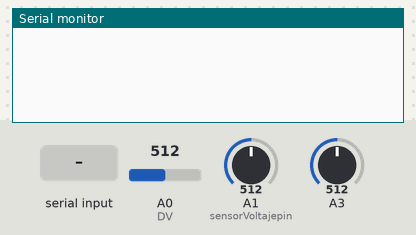
Simulated run of this sketch. Board: Arduino Uno, built with avr-gcc and run on an emulated ATmega328P. On the bench: the last lines printed to the serial monitor. The test bench sets the inputs (shaded band); at power-on: A0 (DV) = 512, A1 (sensorVoltajepin) = 512, A3 = 512.

Above: at 1.2 s.
1.3 s: "A" received over Serial
At 1.8 s:
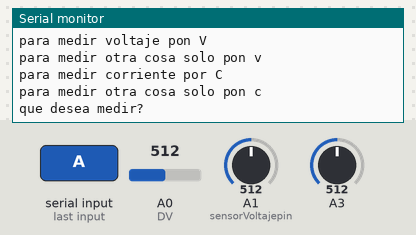
2.8 s: "V" received over Serial
At 3.6 s:
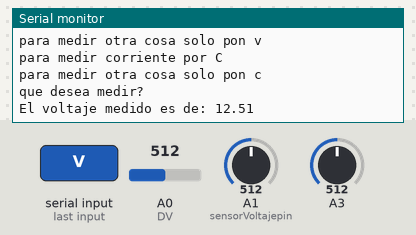
5.3 s: "R" received over Serial
At 7.3 s:
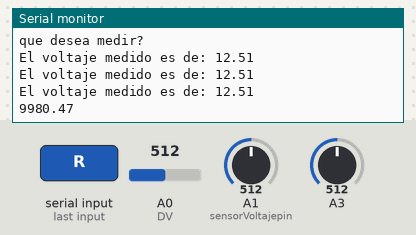
8.3 s: A0 (DV) set to 0
At 10.2 s:
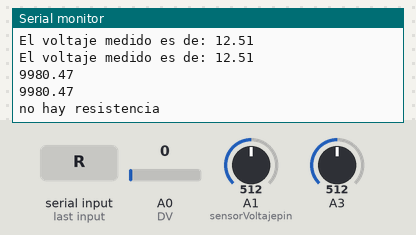
11.3 s: "C" received over Serial
At 11.44 s:
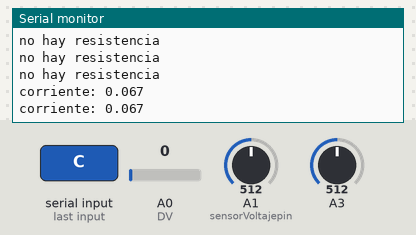

The sketch:

yo_que_se.ino
```cpp
char opcion;
String msg;


#define DV A0
#define sensorVoltajepin A1

unsigned int raw_sensor = 0;
int texto();
int medicionR();
int Divisor;
int Vol();


bool MT = true;

float sensibilidad=0.185;
float Vt=0;
float voltaje_sensado = 0;
float vcc=5;
float R1=0;
float R2=10000;

void setup() {
  Serial.begin(9600);
  pinMode(sensorVoltajepin, INPUT);

}

void loop()
{

if (Serial.available())
{
opcion = Serial.read();


}


switch(opcion)
{

case 'A':
 if(MT){
  Serial.println("menu de opciones");
  Serial.println("Para medir resistencia pon R");
  Serial.println("para medir otra cosa solo pon r");
  Serial.println("para medir voltaje pon V");
  Serial.println("para medir otra cosa solo pon v");
  Serial.println("para medir corriente por C");
  Serial.println("para medir otra cosa solo pon c");
  texto();

 MT=false;
break;

case 'V':
Vol();
break;

case 'R':
medicionR();
break;

case 'C':
float Idc=calculoCorriente(100);
Serial.print("corriente: ");
Serial.println(Idc, 3);
delay(100);
break;

}
}
}

int medicionR()
{
Divisor=analogRead(DV);
if(Divisor)
{
   Vt=analogRead(DV);
   Vt=Vt*5/1023;
   R1=(R2*5/Vt)-(R2);
   Serial.println(R1);
   delay(2000);
  {
  }


  } else {
    Serial.println("no hay resistencia");
    delay(500);
    return 0;
    }
}

int texto()
{
Serial.println("que desea medir?");
}

int Vol()
{
  raw_sensor = analogRead(sensorVoltajepin);      //Leo el valor medido por el pin analogico
  voltaje_sensado = fmap(raw_sensor,0,1023,0.0,25.0);   //Linealizo el valor leido y lo convierto
  Serial.print("El voltaje medido es de: ");
  Serial.println(voltaje_sensado);
  delay(1000);
}

float fmap(float x, float in_min, float in_max, float out_min, float out_max)
{
  return (x-in_min)*(out_max - out_min)/(in_max - in_min) + out_min;
}

float calculoCorriente(int numeroMuestras)
{
  float leerAcs712 = 0;
  float intensidad = 0;
  for(int i=0; i<numeroMuestras; i++)
  {
    leerAcs712 = analogRead(A3)*(5.02/1023.0);
    intensidad=intensidad+(leerAcs712 - 2.5)/sensibilidad;
  }
  return(intensidad/numeroMuestras);
}
```

Measured:
- after the input at 1.3 s, the serial monitor: prints a new line at once (image 1)
- after the input at 2.8 s, the serial monitor: prints a new line at once (image 2)
- after the input at 5.3 s, the serial monitor: prints a new line after 0.50 s (image 3)
- after the input at 8.3 s, the serial monitor: prints a new line after 1.5 s (image 4)
- after the input at 11.3 s, the serial monitor: prints a new line at once (image 5)
